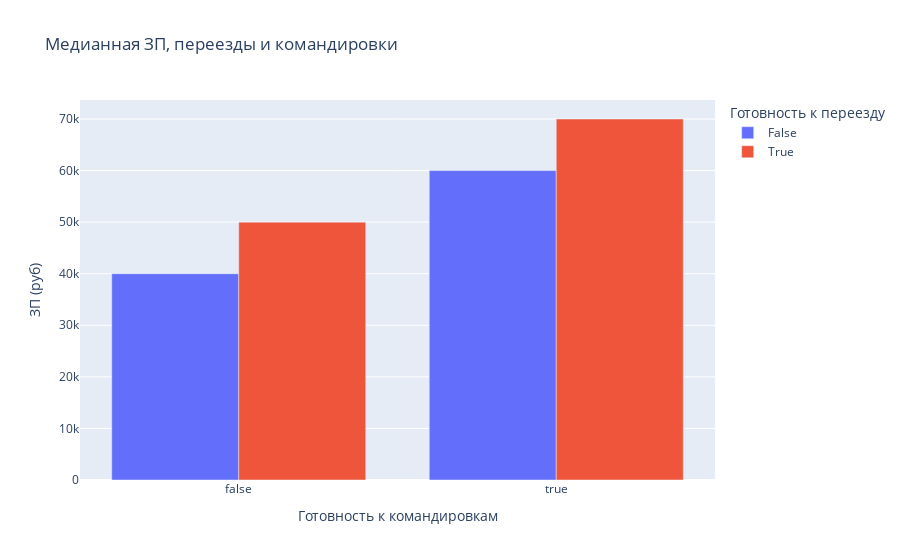

This figure's notebook cell:
### Markdown cell above
6. Постройте **многоуровневую столбчатую диаграмму**, которая показывает зависимость медианной заработной платы (**"ЗП (руб)"**) от признаков **"Готовность к переезду"** и **"Готовность к командировкам"**. Проанализируйте график, сравнив уровень заработной платы в категориях.

### Code cell
hh_gr = hh.groupby(by=["Готовность к командировкам", 'Готовность к переезду'], as_index=False).median()

fig = px.bar(
            hh_gr,
            x="Готовность к командировкам",
            y="ЗП (руб)",
            color='Готовность к переезду',
            barmode='group',
            title='Медианная ЗП, переезды и командировки'
             )
fig.show()

### Figure 1 — Plotly figure (JSON) as saved in the notebook; plotly's stock layout.template omitted (floating-point values rounded to 4 significant figures)
{"data": [{"alignmentgroup": "True", "hovertemplate": "Готовность к переезду=False<br>Готовность к командировкам=%{x}<br>ЗП (руб)=%{y}<extra></extra>", "legendgroup": "False", "marker": {"color": "#636efa", "pattern": {"shape": ""}}, "name": "False", "offsetgroup": "False", "orientation": "v", "showlegend": true, "textposition": "auto", "type": "bar", "x": [false, true], "xaxis": "x", "y": [40000, 60000], "yaxis": "y"}, {"alignmentgroup": "True", "hovertemplate": "Готовность к переезду=True<br>Готовность к командировкам=%{x}<br>ЗП (руб)=%{y}<extra></extra>", "legendgroup": "True", "marker": {"color": "#EF553B", "pattern": {"shape": ""}}, "name": "True", "offsetgroup": "True", "orientation": "v", "showlegend": true, "textposition": "auto", "type": "bar", "x": [false, true], "xaxis": "x", "y": [50000, 70000], "yaxis": "y"}], "layout": {"barmode": "group", "legend": {"title": {"text": "Готовность к переезду"}, "tracegroupgap": 0}, "title": {"text": "Медианная ЗП, переезды и командировки"}, "xaxis": {"anchor": "y", "domain": [0, 1], "title": {"text": "Готовность к командировкам"}}, "yaxis": {"anchor": "x", "domain": [0, 1], "title": {"text": "ЗП (руб)"}}}}
